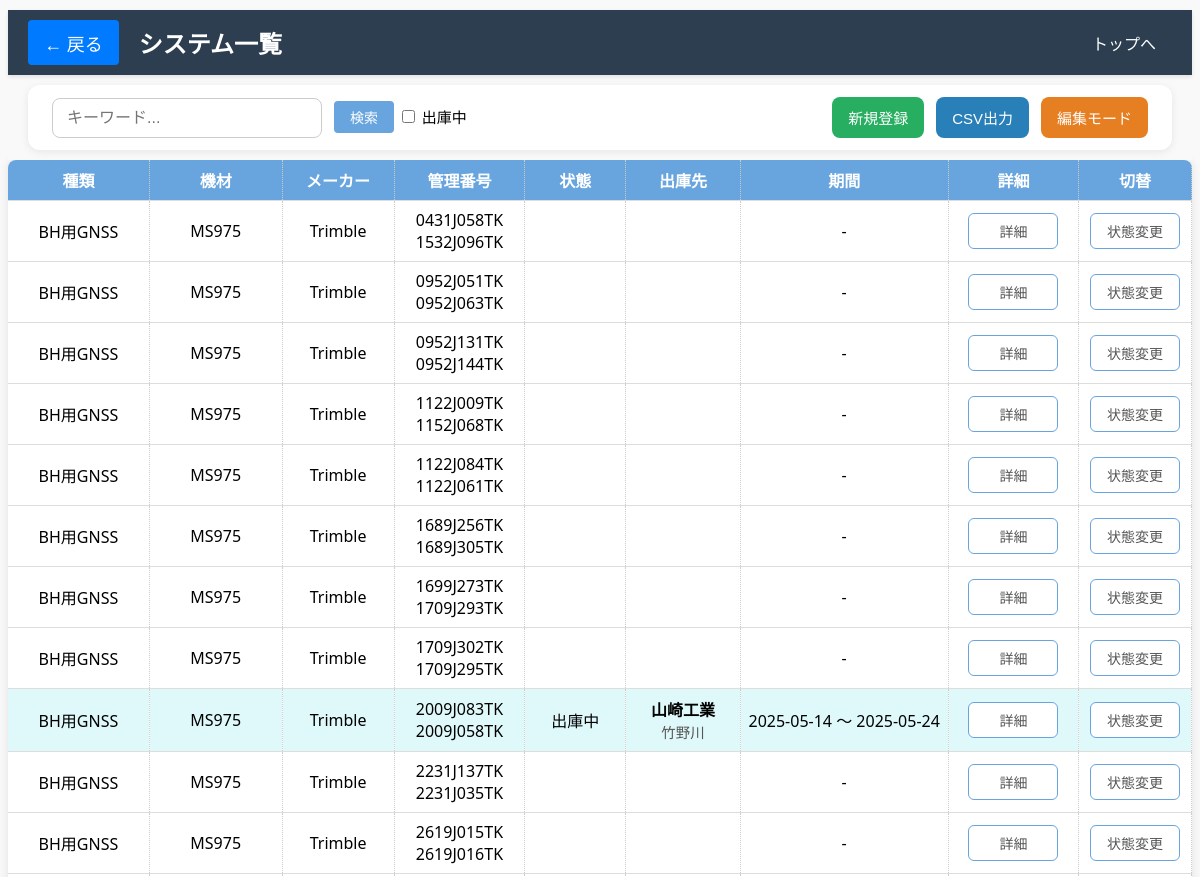
The page /system_list (upper part) on the database as committed earlier.
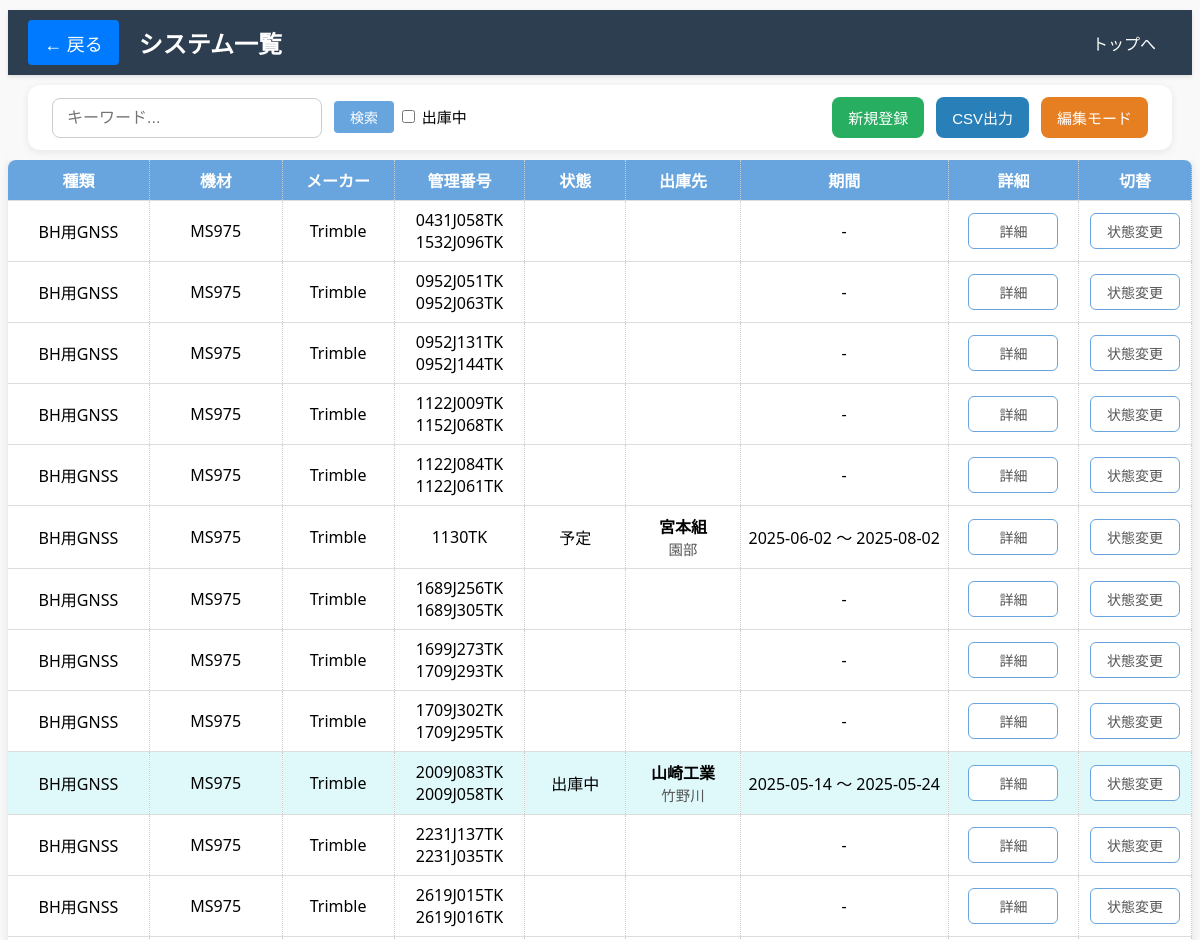
The same page on the database as committed later.
### models.py (models this page shows, shortened)
class SystemTool(db.Model):
    __tablename__ = 'system_tools'
    id = db.Column(db.Integer, primary_key=True)
    tool_type = db.Column(db.String(100), nullable=True)
    name = db.Column(db.String(100), nullable=False)              # 機材名
    manufacturer = db.Column(db.String(100), nullable=True)       # メーカー
    serial_number = db.Column(db.String(100), nullable=True)      # 管理番号
    is_active = db.Column(db.Boolean, default=True, nullable=True)  # 状態 (True=未使用、False=出庫中)
    state = db.Column(db.String(50))                               # 状態（例：正常、故障など）
    shipment_location = db.Column(db.String(255), nullable=True)   # 出庫先 会社名
    shipment_site = db.Column(db.String(255), nullable=True)       # 出庫現場
    shipment_start_date = db.Column(db.Date, nullable=True)        # 出庫開始期間
    shipment_end_date = db.Column(db.Date, nullable=True)          # 出庫終了期間
    updated_at = db.Column(db.DateTime, default=datetime.utcnow, onupdate=datetime.utcnow)

### main.py (the view)
@app.route('/system_list')
def system_list():
    system_systems = SystemTool.query.order_by(
        SystemTool.tool_type.asc(),     # 種類で昇順（存在すれば）
        SystemTool.name.asc(),          # 名前で昇順
        SystemTool.serial_number.asc()  # 管理番号で昇順
    ).all()
    return render_template('system_list.html', system_systems=system_systems)

### templates/system_list.html (shortened to what this page needs)
<!DOCTYPE html>
<html lang="ja">
<head>
    <link rel="stylesheet" href="{{ url_for('static', filename='system_tool.css') }}">
    <link rel="stylesheet" href="{{ url_for('static', filename='common.css') }}">
</head>
<body>
<div class="sticky-wrapper">
    <header class="header-bar">
        <div class="left-group">
            <a href="{{ url_for('index') }}" class="back-button">← 戻る</a>
            <h1 class="page-title">システム一覧</h1>
        </div>
        <div class="right-group">
            <a href="{{ url_for('index') }}">トップへ</a>
        </div>
    </header>
    <h2>
        <div class="about-container">
            <div class="search-container">
                <input type="text" id="search-input" placeholder="キーワード...">
                <button id="search-button">検索</button>
                    <input type="checkbox" id="shippedOnlyCheckbox" onchange="filterTable()"> 出庫中
            </div>
            <div class="action-buttons">
                <a href="{{ url_for('add_system_tool') }}" class="add_button">新規登録</a>
                <button class="csv-button" id="csv-export-btn">CSV出力</button>
                <button class="edit_button" onclick="toggleDeleteColumn()">編集モード</button>
            </div>
        </div>
    </h2>
</div>
<table id="printable-table">
    <thead>
        <tr>
            <th>種類</th>
            <th>機材</th>
            <th>メーカー</th>
            <th>管理番号</th>
            <th>状態</th>
            <th>出庫先</th>
            <th>期間</th>
            <th>詳細</th>
            <th>切替</th>
        </tr>
    </thead>
    <tbody>
    {% for system in system_systems %}
    <tr data-system-id="{{ system.id }}" {% if not system.is_active and system.state != '予定' %} class="shipped"{% endif %}>
        <td class="fixed-cell">
            <span class="display-text">{{ system.tool_type or '' }}</span>
        </td>
        <td class="fixed-cell">
            <span class="display-text">{{ system.name }}</span>
        </td>
        <td class="fixed-cell">
            <span class="display-text">{{ system.manufacturer or '' }}</span>
        </td>
        <td class="fixed-cell">
            <span class="display-text">{{ system.serial_number or '' }}</span>
        </td>
        <td class="status-cell">
            <span class="status-display" id="status-display-{{ system.id }}">
                {% if system.state == '予定' %}
                    予定
                {% elif not system.is_active %}
                    出庫中
                {% endif %}
            </span>
        </td>
        <td class="fixed-cell">
            <div>
                <strong>{{ system.shipment_location or '' }}</strong><br>
                <span style="font-size: 0.9em; color: #555;">{{ system.shipment_site or '' }}</span>
            </div>
        </td>
        <td class="fixed-cell">
            {% if system.shipment_start_date and system.shipment_end_date %}
                {{ system.shipment_start_date.strftime('%Y-%m-%d') }} ～ {{ system.shipment_end_date.strftime('%Y-%m-%d') }}
            {% else %}
                -
            {% endif %}
        </td>
        <td class="fixed-cell">
            <button type="button" onclick="showShipmentDetails({{ system.id }})">詳細</button>
        </td>
        <td class="fixed-cell">
            <button type="button" onclick="toggleStateForm({{ system.id }})">状態変更</button>
        </td>
    </tr>
        {% endfor %}
    </tbody>
</table>
</body>
</html>

Rows that differ between the two databases and show on the page:
added SystemTool: tool_type "BH用GNSS", name "MS975", manufacturer "Trimble", serial_number "1130TK", state "予定", shipment_location "宮本組", shipment_site "園部", shipment_start_date "2025-06-02", shipment_end_date "2025-08-02"
